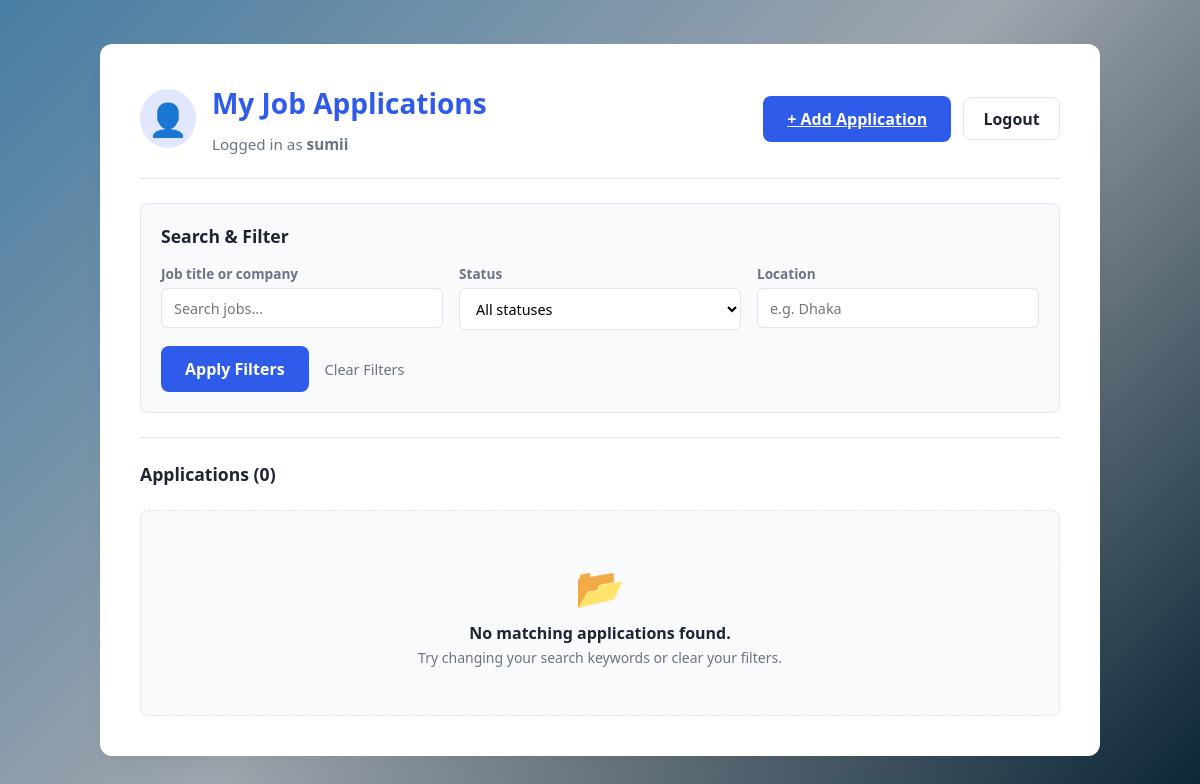
Page /applications/ (signed in) on the earlier database version.
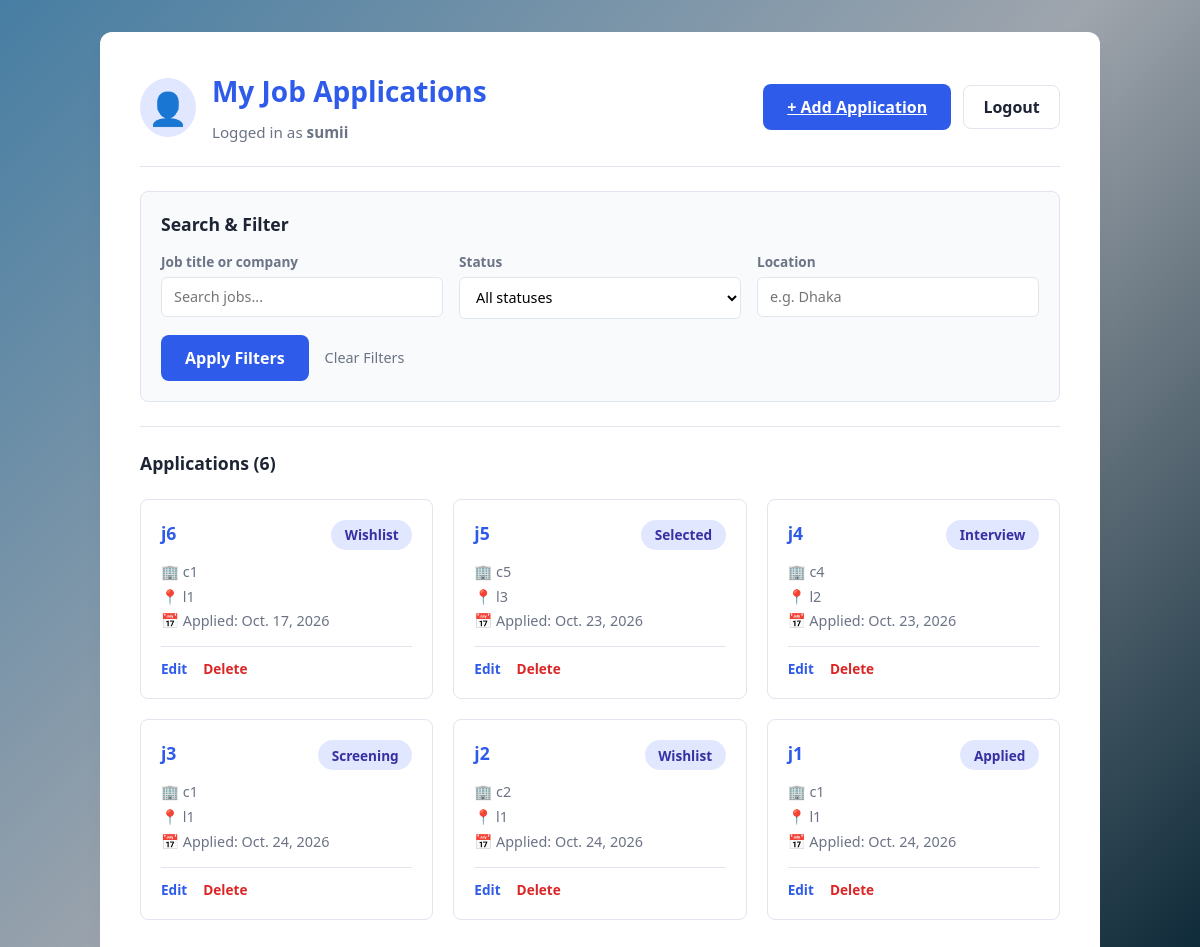
Same page on the later database version.
### jobs/models.py (models this page shows, shortened)
class JobApplication(models.Model):
    STATUS_CHOICES = [
        ('wishlist', 'Wishlist'),
        ('applied', 'Applied'),
        ('screening', 'Screening'),
        ('interview', 'Interview'),
        ('selected', 'Selected'),
        ('rejected', 'Rejected'),
    ]
    user = models.ForeignKey(
        User,
        on_delete=models.CASCADE,
        related_name='job_applications'
    )
    job_title = models.CharField(max_length=200)
    company_name = models.CharField(max_length=200)
    job_description = models.TextField(blank=True)
    location = models.CharField(max_length=200, blank=True)
    salary = models.CharField(max_length=100, blank=True)
    job_url = models.URLField(blank=True)
    application_date = models.DateField()
    status = models.CharField(
        max_length=20,
        choices=STATUS_CHOICES,
        default='wishlist'
    )
    notes = models.TextField(blank=True)
    created_at = models.DateTimeField(auto_now_add=True)
    updated_at = models.DateTimeField(auto_now=True)

### jobs/views.py (the view)
# urls.py: path('applications/', views.application_list, name='application_list'),
@login_required
def application_list(request):
    applications = JobApplication.objects.filter(
        user=request.user
    ).order_by('-created_at')
    query = request.GET.get('q', '').strip()
    status = request.GET.get('status', '').strip()
    location = request.GET.get('location', '').strip()
    if query:
        applications = applications.filter(
            models.Q(job_title__icontains=query)
            | models.Q(company_name__icontains=query)
        )
    if status:
        applications = applications.filter(status=status)
    if location:
        applications = applications.filter(
            location__icontains=location
        )
    context = {
        'applications': applications,
        'query': query,
        'selected_status': status,
        'location_query': location,
        'status_choices': JobApplication.STATUS_CHOICES,
    }
    return render(
        request,
        'jobs/application_list.html',
        context
    )

### jobs/templates/jobs/application_list.html (shortened to what the changed rows need)
<!DOCTYPE html>
<html lang="en">
<head>
    {% load static %}
    <link rel="stylesheet" href="{% static 'jobs/style.css' %}">
</head>
<body class="bg-container">
    <div class="card-container dashboard-card">
        <header class="dashboard-header">
            <div class="user-welcome">
                <div>
                    <h1 class="main-title">My Job Applications</h1>
                </div>
            </div>
        </header>
        <section class="filter-section">
            <h2 class="section-subtitle">Search & Filter</h2>
        </section>
        <section class="applications-section">
            <div class="section-header-row">
                <h2 class="section-subtitle">Applications ({{ applications|length }})</h2>
            </div>
            {% if applications %}
                <div class="applications-grid">
                    {% for application in applications %}
                        <article class="job-card-item">
                            <div class="job-card-top">
                                <h3>
                                    <a href="{% url 'application_detail' application.pk %}" class="job-card-title">
                                        {{ application.job_title }}
                                    </a>
                                </h3>
                                <span class="status-badge status-{{ application.status|slugify }}">
                                    {{ application.get_status_display }}
                                </span>
                            </div>
                            <div class="job-card-body">
                                <p class="company">🏢 {{ application.company_name }}</p>
                                <p class="location">📍 {{ application.location|default:"Location not specified" }}</p>
                                <p class="date">📅 Applied: {{ application.application_date }}</p>
                            </div>
                            <div class="job-card-footer">
                                <a href="{% url 'application_update' application.pk %}" class="card-action-link edit">
                                    Edit
                                </a>
                                <a href="{% url 'application_delete' application.pk %}" class="card-action-link delete">
                                    Delete
                                </a>
                            </div>
                        </article>
                    {% endfor %}
                </div>
            {% else %}
                <div class="empty-state">
                    <p class="empty-icon">📂</p>
                    <p class="empty-title">No matching applications found.</p>
                    <p class="empty-subtitle">Try changing your search keywords or clear your filters.</p>
                </div>
            {% endif %}
        </section>
    </div>
</body>
</html>

Differences in the rows shown:
added JobApplication: job_title "j6", status "Wishlist", company_name "c1", location "l1", application_date "Oct. 17, 2026"
added JobApplication: job_title "j5", status "Selected", company_name "c5", location "l3", application_date "Oct. 23, 2026"
added JobApplication: job_title "j4", status "Interview", company_name "c4", location "l2", application_date "Oct. 23, 2026"
added JobApplication: job_title "j3", status "Screening", company_name "c1", location "l1", application_date "Oct. 24, 2026"
added JobApplication: job_title "j2", status "Wishlist", company_name "c2", location "l1", application_date "Oct. 24, 2026"
added JobApplication: job_title "j1", status "Applied", company_name "c1", location "l1", application_date "Oct. 24, 2026"
Other differences:
{{ applications|length }}: "0" → "6"
text no longer shown: "📂 No matching applications found. Try changing your search keywords or clear your filters."
